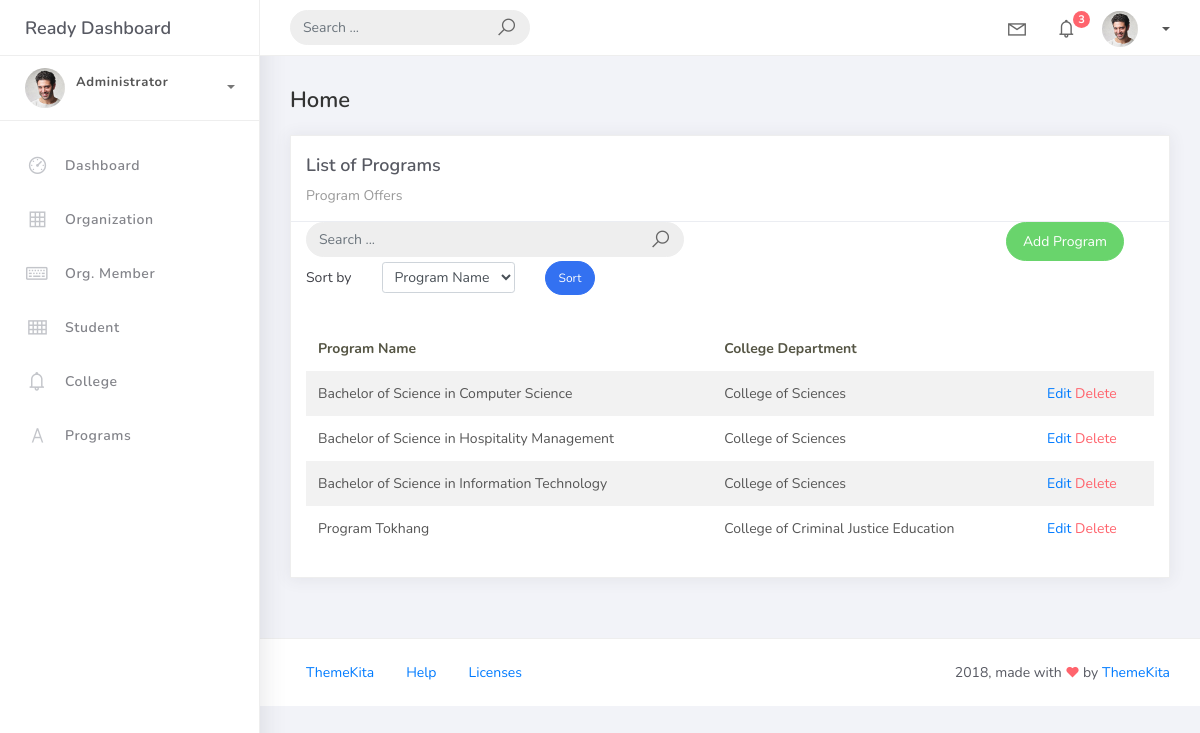
The page /program_list on the database its author committed.
### studentorg/models.py (models this page shows, shortened)
class BaseModel(models.Model):
    created_at = models.DateTimeField(auto_now_add=True, db_index=True)
    updated_at = models.DateTimeField(auto_now=True)
    class Meta:
        abstract = True

class Program(BaseModel):
    prog_name = models.CharField(max_length=150)
    college = models.ForeignKey(College, on_delete=models.CASCADE)

class College(BaseModel):
    college_name = models.CharField(max_length=150)
    def __str__(self):
        return self.college_name

### studentorg/views.py (the view)
# urls.py: path('program_list', ProgramList.as_view(), name='program-list'),
class ProgramList(ListView):
    model = Program
    context_object_name = 'program'
    template_name = 'program_list.html'
    paginate_by = 5
    def get_ordering(self):
        allowed = ["prog_name", "college__college_name"]
        sort_by = self.request.GET.get("sort_by")
        if sort_by in allowed:
            return sort_by
        return "prog_name"

### templates/program_list.html (shortened to what this page needs)
{% extends 'base.html' %}
{% load static %}
{% block content %}
<div class="content">
    <div class="container-fluid">
        <h4 class="page-title">Home</h4>
        <div class="row">
            <div class="col-md-12">
                <div class="card">
                    <div class="card-header">
                        <div class="card-title">List of Programs</div>
                        <div class="card-category">Program Offers</div>
                    </div>
<div class="col-md-12 row">
    <div class="col-md-6">
        <form class="navbar-left navbar-form nav-search mr-md-3" action="">
            <div class="input-group">
                <input type="text" placeholder="Search ..." class="form-control" />
                <div class="input-group-append">
                    <span class="input-group-text">
                        <i class="la la-search search-icon"></i>
                    </span>
                </div>
            </div>
        </form>
    </div>
    <div class="col-md-6">
        <div class="pull-right">
            <a href="{% url 'program-add' %}" class="btn btn-success btn-rounded">Add Program</a>
        </div>
    </div>
</div>
<div class="col-md-12">
    <form method="get" class="row g-2 align-items-center">
        <div class="col-auto">
            <label for="smallSelect" class="col-form-labe">Sort by</label>
        </div>
        <div class="col-auto">
            <select class="form-control form-control-sm" id="smallSelect" name="sort_by">
                <option value="prog_name" {% if request.GET.sort_by == "prog_name" %}selected{% endif %}>Program Name</option>
            </select>
        </div>
        <div class="col-auto">
            <button type="submit" class="btn btn-primary btn-sm btn-rounded">Sort</button>
        </div>
    </form>
</div>
                    <div class="card-body">
                        <table class="table table-striped mt-3">
                            <thead>
                                <tr>
                                    <th scope="col">Program Name</th>
                                    <th scope="col">College Department</th>
                                </tr>
                            </thead>
                            <tbody>
                                {% for object in object_list %}
                                <tr>
                                    <td>{{ object.prog_name}}</td>
                                    <td>{{ object.college}}</td>
                                     <td>
                                        <a href="program_list/{{object.id}}">Edit</a>
                                        <a href="program_list/{{object.id}}/delete" class="text-danger">Delete</a>
                                    </td>
                                {% endfor %}
                            </tbody>
                        </table>
                    </div>
                </div>
            </div>
        </div>
    </div>
</div>
{% endblock %}

### rows shown on the page
Program: prog_name "Bachelor of Science in Computer Science", college "College of Sciences"
Program: prog_name "Bachelor of Science in Hospitality Management", college "College of Sciences"
Program: prog_name "Bachelor of Science in Information Technology", college "College of Sciences"
Program: prog_name "Program Tokhang", college "College of Criminal Justice Education"
